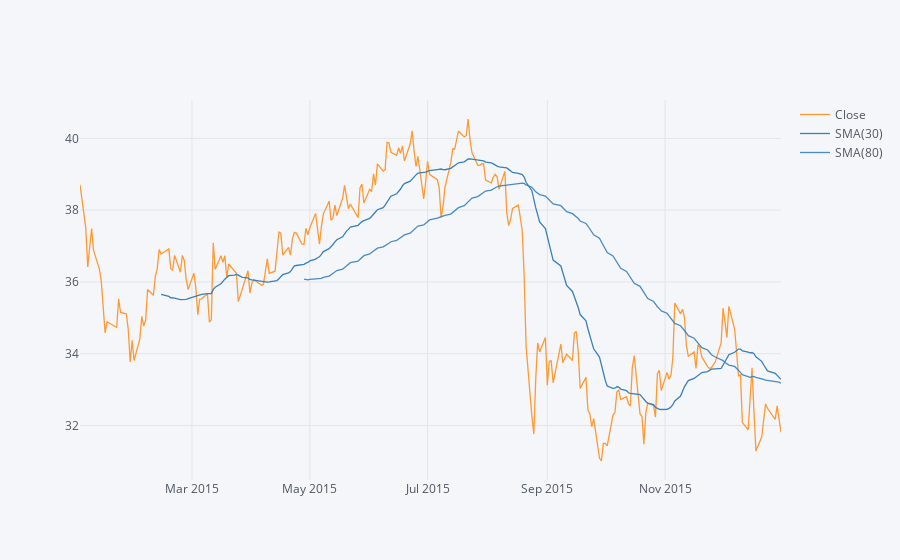

Write notebook code for a chart like this one.
### Markdown cell above
** Use .ta_plot(study='sma') to create a Simple Moving Averages plot of Morgan Stanley for the year 2015.**

### Code cell
bank_stocks['MS'][['Close']].ix['2015-01-01':'2016-01-01'].ta_plot(study='sma',periods=[30,80])

### Figure 1 — Plotly figure (JSON) as saved in the notebook; plotly's stock layout.template omitted (floating-point values rounded to 4 significant figures; data arrays with more than 128 entries replaced by an {"elided": "..."} marker saying what was removed)
{"data": [{"line": {"color": "rgba(255, 153, 51, 1.0)", "dash": "solid", "shape": "linear", "width": 1.3}, "mode": "lines", "name": "Close", "text": "", "type": "scatter", "x": {"elided": "252 str values"}, "y": {"elided": "252 float values"}}, {"line": {"color": "rgba(55, 128, 191, 1.0)", "dash": "solid", "shape": "linear", "width": 1.3}, "mode": "lines", "name": "SMA(30)", "text": "", "type": "scatter", "x": {"elided": "252 str values"}, "y": {"elided": "252 mixed values"}}, {"line": {"color": "rgba(55, 128, 191, 0.8999999999999999)", "dash": "solid", "shape": "linear", "width": 1.3}, "mode": "lines", "name": "SMA(80)", "text": "", "type": "scatter", "x": {"elided": "252 str values"}, "y": {"elided": "252 mixed values"}}], "layout": {"legend": {"bgcolor": "#F5F6F9", "font": {"color": "#4D5663"}}, "paper_bgcolor": "#F5F6F9", "plot_bgcolor": "#F5F6F9", "title": {"font": {"color": "#4D5663"}}, "xaxis": {"gridcolor": "#E1E5ED", "showgrid": true, "tickfont": {"color": "#4D5663"}, "title": {"font": {"color": "#4D5663"}, "text": ""}, "zerolinecolor": "#E1E5ED"}, "yaxis": {"gridcolor": "#E1E5ED", "showgrid": true, "tickfont": {"color": "#4D5663"}, "title": {"font": {"color": "#4D5663"}, "text": ""}, "zerolinecolor": "#E1E5ED"}}}
